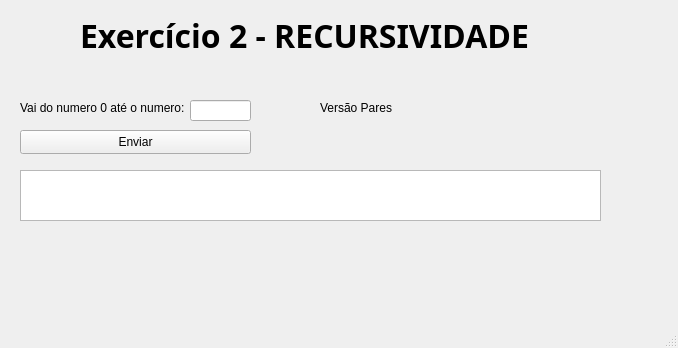
<?xml version="1.0" encoding="UTF-8"?>
<ui version="4.0">
 <class>MainWindow</class>
 <widget class="QMainWindow" name="MainWindow">
  <property name="geometry">
   <rect>
    <x>0</x>
    <y>0</y>
    <width>678</width>
    <height>348</height>
   </rect>
  </property>
  <property name="windowTitle">
   <string>MainWindow</string>
  </property>
  <widget class="QWidget" name="centralwidget">
   <widget class="QLabel" name="label">
    <property name="geometry">
     <rect>
      <x>20</x>
      <y>100</y>
      <width>171</width>
      <height>16</height>
     </rect>
    </property>
    <property name="text">
     <string>Vai do numero 0 até o numero:</string>
    </property>
   </widget>
   <widget class="QTextEdit" name="textEdit_Res">
    <property name="geometry">
     <rect>
      <x>20</x>
      <y>170</y>
      <width>581</width>
      <height>51</height>
     </rect>
    </property>
    <property name="readOnly">
     <bool>true</bool>
    </property>
   </widget>
   <widget class="QLineEdit" name="lineEdit_num">
    <property name="geometry">
     <rect>
      <x>190</x>
      <y>100</y>
      <width>61</width>
      <height>21</height>
     </rect>
    </property>
   </widget>
   <widget class="QPushButton" name="pushButton_Enviar">
    <property name="geometry">
     <rect>
      <x>20</x>
      <y>130</y>
      <width>231</width>
      <height>24</height>
     </rect>
    </property>
    <property name="text">
     <string>Enviar</string>
    </property>
   </widget>
   <widget class="QLabel" name="label_2">
    <property name="geometry">
     <rect>
      <x>80</x>
      <y>20</y>
      <width>451</width>
      <height>31</height>
     </rect>
    </property>
    <property name="font">
     <font>
      <family>Sitka Heading Semibold</family>
      <pointsize>24</pointsize>
      <bold>true</bold>
     </font>
    </property>
    <property name="text">
     <string>Exercício 2 - RECURSIVIDADE</string>
    </property>
   </widget>
   <widget class="QLabel" name="label_3">
    <property name="geometry">
     <rect>
      <x>320</x>
      <y>100</y>
      <width>101</width>
      <height>16</height>
     </rect>
    </property>
    <property name="text">
     <string>Versão Pares</string>
    </property>
   </widget>
   <zorder>pushButton_Enviar</zorder>
   <zorder>label</zorder>
   <zorder>textEdit_Res</zorder>
   <zorder>lineEdit_num</zorder>
   <zorder>label_2</zorder>
   <zorder>label_3</zorder>
  </widget>
  <widget class="QMenuBar" name="menubar">
   <property name="geometry">
    <rect>
     <x>0</x>
     <y>0</y>
     <width>678</width>
     <height>21</height>
    </rect>
   </property>
  </widget>
  <widget class="QStatusBar" name="statusbar"/>
 </widget>
 <resources/>
 <connections/>
</ui>
